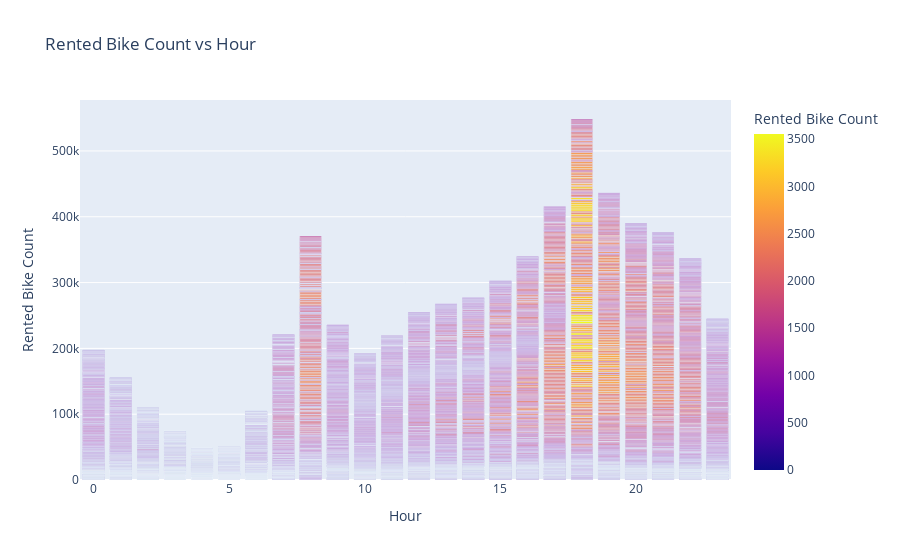

Notebook code cell kept with this figure:
### Code cell
import plotly.express as px
import plotly.graph_objects as go

# Bar chart for Rented Bike Count vs Hour
fig_bar = px.bar(data, x='Hour', y='Rented Bike Count', title='Rented Bike Count vs Hour',color='Rented Bike Count')
fig_bar.show()

### Figure 1 — Plotly figure (JSON) as saved in the notebook; plotly's stock layout.template omitted (floating-point values rounded to 4 significant figures; data arrays with more than 128 entries replaced by an {"elided": "..."} marker saying what was removed)
{"data": [{"alignmentgroup": "True", "hovertemplate": "Hour=%{x}<br>Rented Bike Count=%{marker.color}<extra></extra>", "legendgroup": "", "marker": {"color": {"elided": "8760 int values"}, "coloraxis": "coloraxis", "pattern": {"shape": ""}}, "name": "", "offsetgroup": "", "orientation": "v", "showlegend": false, "textposition": "auto", "type": "bar", "x": {"elided": "8760 int values"}, "xaxis": "x", "y": {"elided": "8760 int values"}, "yaxis": "y"}], "layout": {"barmode": "relative", "coloraxis": {"colorbar": {"title": {"text": "Rented Bike Count"}}, "colorscale": [[0, "#0d0887"], [0.1111, "#46039f"], [0.2222, "#7201a8"], [0.3333, "#9c179e"], [0.4444, "#bd3786"], [0.5556, "#d8576b"], [0.6667, "#ed7953"], [0.7778, "#fb9f3a"], [0.8889, "#fdca26"], [1, "#f0f921"]]}, "legend": {"tracegroupgap": 0}, "title": {"text": "Rented Bike Count vs Hour"}, "xaxis": {"anchor": "y", "domain": [0, 1], "title": {"text": "Hour"}}, "yaxis": {"anchor": "x", "domain": [0, 1], "title": {"text": "Rented Bike Count"}}}}
